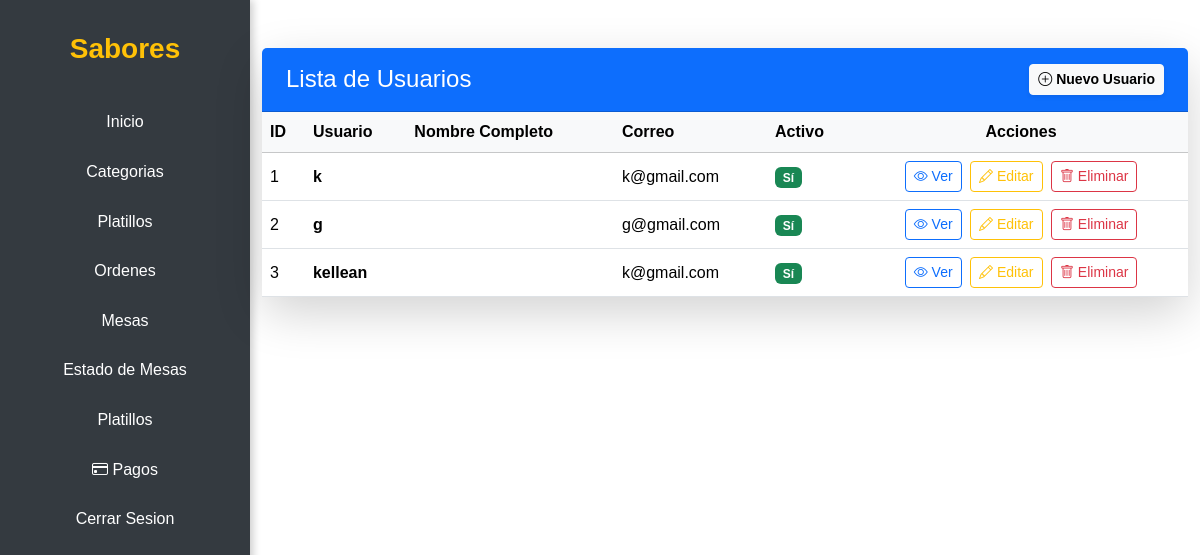
/accounts/users/ (signed in), run on an earlier commit of the app's database.
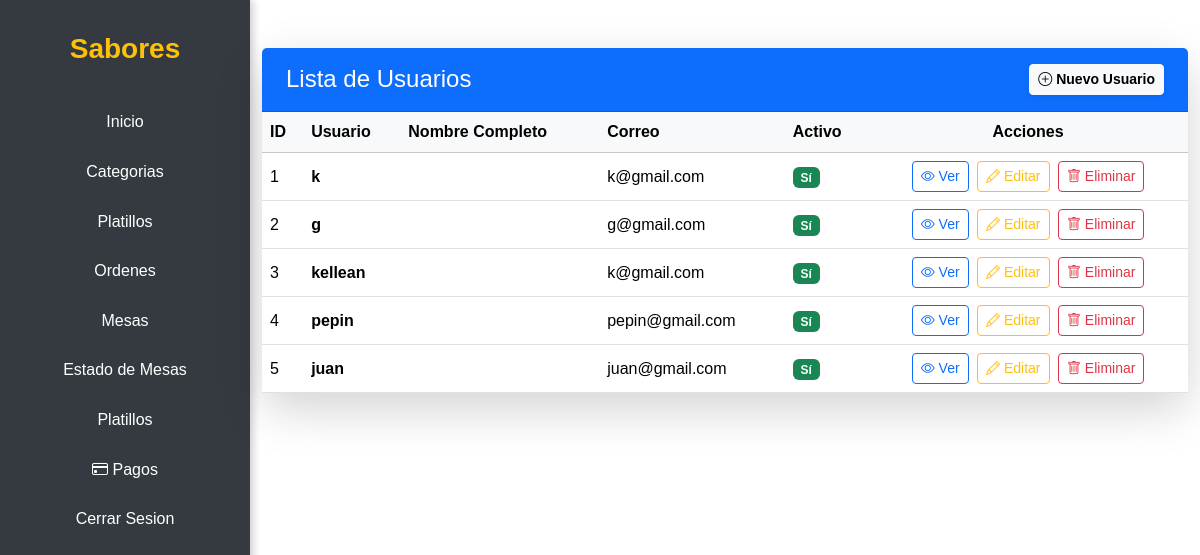
And on a later commit of the database.
### apps/accounts/models.py (models this page shows)
class AppUser(AbstractUser):
    pass

### apps/accounts/views.py (the view)
# urls.py: path('users/', views.UserListView.as_view(), name='user_list'),
class UserListView(LoginRequiredMixin, ListView):
    login_url = 'accounts:login'
    model = AppUser
    template_name = 'accounts/user_list.html'
    context_object_name = 'users'

### templates/accounts/user_list.html
{% extends 'main/base.html' %}
{% load static %}
{% block content %}
<div class="container my-5">
    <div class="card shadow-lg border-0 rounded-4">
        <div class="card-header bg-primary text-white d-flex justify-content-between align-items-center py-3 px-4">
            <h2 class="mb-0 fs-4">Lista de Usuarios</h2>
            <a href="#" class="btn btn-light btn-sm fw-semibold shadow-sm">
                <i class="bi bi-plus-circle"></i> Nuevo Usuario
            </a>
        </div>
        <div class="card-body p-0">
            <div class="table-responsive">
                <table class="table table-hover align-middle mb-0">
                    <thead class="table-light">
                        <tr>
                            <th>ID</th>
                            <th>Usuario</th>
                            <th>Nombre Completo</th>
                            <th>Correo</th>
                            <th>Activo</th>
                            <th class="text-center">Acciones</th>
                        </tr>
                    </thead>
                    <tbody>
                        {% for user in users %}
                        <tr>
                            <td>{{ user.id }}</td>
                            <td class="fw-semibold">{{ user.username }}</td>
                            <td>{{ user.first_name }} {{ user.last_name }}</td>
                            <td>{{ user.email }}</td>
                            <td>
                                {% if user.is_active %}
                                    <span class="badge bg-success">Sí</span>
                                {% else %}
                                    <span class="badge bg-danger">No</span>
                                {% endif %}
                            </td>
                            <td class="text-center">
                                <a href="#" class="btn btn-sm btn-outline-primary me-1">
                                    <i class="bi bi-eye"></i> Ver
                                </a>
                                <a href="#" class="btn btn-sm btn-outline-warning me-1">
                                    <i class="bi bi-pencil"></i> Editar
                                </a>
                                <a href="#" class="btn btn-sm btn-outline-danger">
                                    <i class="bi bi-trash"></i> Eliminar
                                </a>
                            </td>
                        </tr>
                        {% empty %}
                        <tr>
                            <td colspan="6" class="text-center text-muted py-4">
                                No hay usuarios registrados.
                            </td>
                        </tr>
                        {% endfor %}
                    </tbody>
                </table>
            </div>
        </div>
    </div>
</div>
<link rel="stylesheet" href="https://cdn.jsdelivr.net/npm/bootstrap-icons@1.11.1/font/bootstrap-icons.css">
{% endblock %}

What changed in the data, as far as the page shows it:
added AppUser: id "4", username "pepin", email "pepin@gmail.com", is_active "Sí"
added AppUser: id "5", username "juan", email "juan@gmail.com", is_active "Sí"
